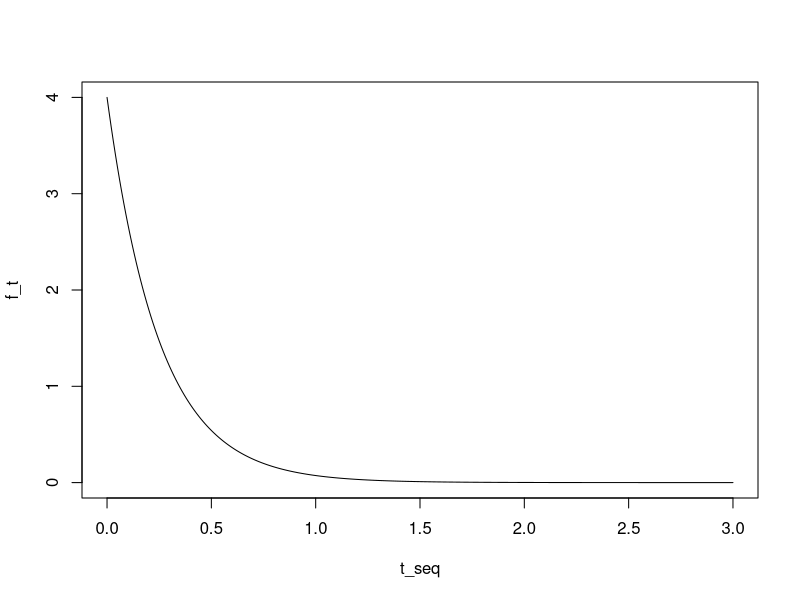

The R script that drew this image:
lambda <- 4

# i) P(Czas > 30s) = P(T > 0.5 min)
prob_a <- 1 - pexp(0.5, rate = lambda)
cat("P(Czas > 30s) =", prob_a, "\n")

# ii) P(Czas < 20s) = P(T < 1/3 min)
prob_b <- pexp(1 / 3, rate = lambda)
cat("P(Czas < 20s) =", prob_b, "\n")

# iii) P(40s < Czas < 80s) = P(2/3 min < T < 4/3 min) = P(T < 4/3 min) - P(T <= 2/3 min)
prob_c <- pexp(4 / 3, rate = lambda) - pexp(2 / 3, rate = lambda)
cat("P(40s < Czas < 80s) =", prob_c, "\n")

# iv) Znaleźć t, taki że P(T > t) = 0.2
# P(T > t) = 1 - P(T <= t) = 0.2 => P(T <= t) = 0.8
t_value <- qexp(0.8, rate = lambda) * 60
cat("t takie że P(T > t) = 0.2 to t =", t_value, "sekund\n")

# v) Wykres rozkładu
t_seq <- seq(0, 3, by = 0.01)
f_t <- dexp(t_seq, rate = lambda)
plot(t_seq, f_t, type = "l")
